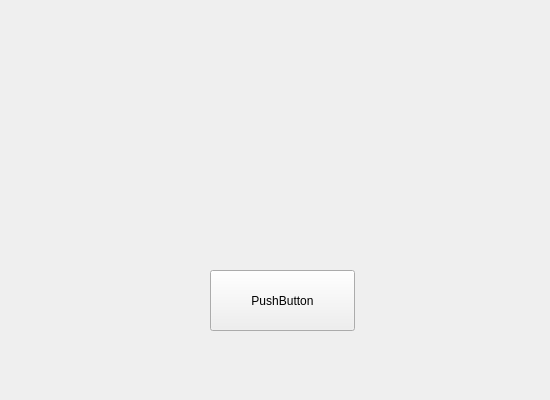
<?xml version="1.0" encoding="UTF-8"?>
<ui version="4.0">
 <class>MainWindow</class>
 <widget class="QMainWindow" name="MainWindow">
  <property name="geometry">
   <rect>
    <x>0</x>
    <y>0</y>
    <width>550</width>
    <height>400</height>
   </rect>
  </property>
  <property name="windowTitle">
   <string>MainWindow</string>
  </property>
  <widget class="QWidget" name="centralwidget">
   <widget class="QPushButton" name="pushButton">
    <property name="geometry">
     <rect>
      <x>210</x>
      <y>270</y>
      <width>145</width>
      <height>61</height>
     </rect>
    </property>
    <property name="text">
     <string>PushButton</string>
    </property>
   </widget>
  </widget>
 </widget>
 <resources/>
 <connections/>
</ui>
